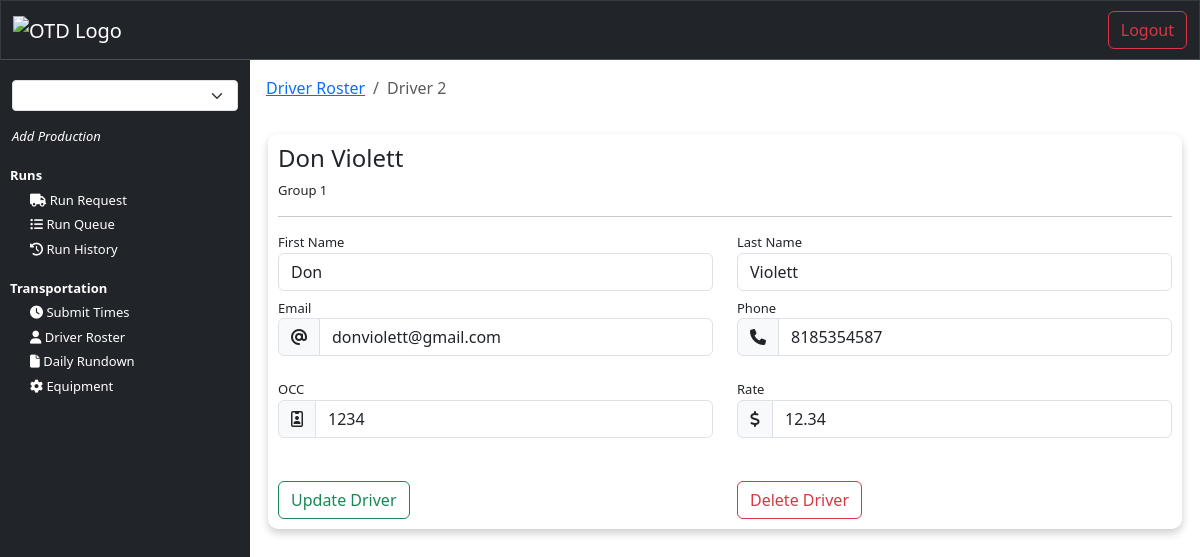
The page /driver/2/ (signed in) on the database its author committed.
### transportation/models.py (models this page shows, shortened)
class Driver(models.Model):
    user = models.OneToOneField(settings.AUTH_USER_MODEL, on_delete=models.CASCADE)  # Use custom user model
    production_title = models.CharField(max_length=150, null=True, blank=True)
    first_name = models.CharField(max_length=150, null=True, blank=True)
    last_name = models.CharField(max_length=150, null=True, blank=True)
    driver_email = models.EmailField(_('email address'), null=True, blank=True)
    driver_phone = models.CharField(max_length=15, null=True, blank=True)
    occupation_code = models.CharField(max_length=4, null=True, blank=True)
    production_status = models.CharField(max_length=50, null=True, blank=True) # On production or off production
    rate = models.DecimalField(max_digits=6, decimal_places=2, null=True, blank=True)
    grouping = models.IntegerField(null=True, blank=True)
    local = models.IntegerField(null=True, blank=True)
    last_4 = models.CharField(max_length=6, null=True, blank=True)
    assigned_truck = models.ManyToManyField('Equipment', related_name='assigned_truck', limit_choices_to={'equipment_type_1': 'truck'})
    assigned_trailer = models.ManyToManyField('Equipment', related_name='assigned_trailer', limit_choices_to={'equipment_type_1': 'trailer'})
    supporting_department = models.ForeignKey(Department, null=True, blank=True, on_delete=models.CASCADE, related_name='drivers')
    is_active = models.BooleanField(default=True)

### interface/views.py (the view)
# urls.py: path('driver/<int:driver_id>/', views.view_driver, name='view_driver'),
@login_required(login_url='login')
def view_driver(request, driver_id):
    driver = get_object_or_404(Driver, id=driver_id)
    user = get_object_or_404(NewUser, id=request.user.id)
    user_productions = user.productions.filter(is_active=True)
    return render(request, 'interface/driver.html', {'driver': driver})

### interface/templates/interface/driver.html
{% extends 'interface/layout.html' %}
{% block content %}
    <nav class="p-2" aria-label="breadcrumb">
        <ol class="breadcrumb">
        <li class="breadcrumb-item"><a href="{% url 'driver_roster' %}">Driver Roster</a></li>
        <li class="breadcrumb-item active" aria-current="page">Driver {{ driver.id }}</li>
        </ol>
    </nav>
    <div class="card-body">
        <h4>{{ driver.first_name }} {{ driver.last_name }}</h4>
        <p>Group {{ driver.grouping }}</p>
        <hr>
        <form action="" method="post">
            <div class="row pb-2">
                <div class="col-6">
                    <label for="" class="form-group">First Name</label>
                    <input type="text" class="form-control" name="first_name" value="{{ driver.first_name }}">
                </div>
                <div class="col-6">
                    <label for="" class="form-group">Last Name</label>
                    <input type="text" class="form-control" name="last_name" value="{{ driver.last_name }}">
                </div>
            </div>
            <div class="row pb-2">
                <div class="col-6">
                    <label for="" class="form-group">Email</label>
                    <div class="input-group mb-3">
                        <span class="input-group-text"><i class="fa fa-at"></i></span>
                        <input type="text" class="form-control" name="email" aria-label="Email address" value="{{ driver.driver_email }}">
                    </div>
                </div>
                <div class="col-6">
                    <label for="" class="form-group">Phone</label>
                    <div class="input-group mb-3">
                        <span class="input-group-text"><i class="fa fa-phone"></i></span>
                        <input type="text" class="form-control" name="phone" aria-label="Contact phone number" value="{{ driver.driver_phone }}">
                    </div>
                </div>
            </div>
            <div class="row pb-2">
                <div class="col-6">
                    <label for="" class="form-group">OCC</label>
                    <div class="input-group mb-3">
                        <span class="input-group-text"><i class="fa fa-id-badge"></i></span>
                        <input type="text" class="form-control" name="occupation_code" aria-label="Occupation Code" value="{{ driver.occupation_code }}">
                    </div>
                </div>
                <div class="col-6">
                    <label for="" class="form-group">Rate</label>
                    <div class="input-group mb-3">
                        <span class="input-group-text"><i class="fa fa-dollar-sign"></i></span>
                        <input type="text" class="form-control" name="rate" aria-label="Amount (to the nearest dollar)" value="{{ driver.rate }}">
                    </div>
                </div>
            </div>
            <br>
            <div class="row">
                <div class="col-6">
                    <button class="btn btn-outline-success">Update Driver</button>
                </div>
                <div class="col-6">
                    <button class="btn btn-outline-danger">Delete Driver</button>
                </div>
            </div>
        </form>
    </div>
{% endblock %}

### static/css/style.css (style rules this page uses)
body { padding: 0; margin: 0; background-color: white; }
.card-body { padding: 20px; margin: 20px; border-radius: 10px; box-shadow: 0 4px 8px 0 rgba(0,0,0,0.2); background-color: white; }
@media (min-width: 768px) { .card-body { padding: 10px; margin: 10px; font-size: small; } }

### rows shown on the page
Driver: id "2", first_name "Don", last_name "Violett", grouping "1", email "donviolett@gmail.com", phone "8185354587", occupation_code "1234", rate "12.34"
